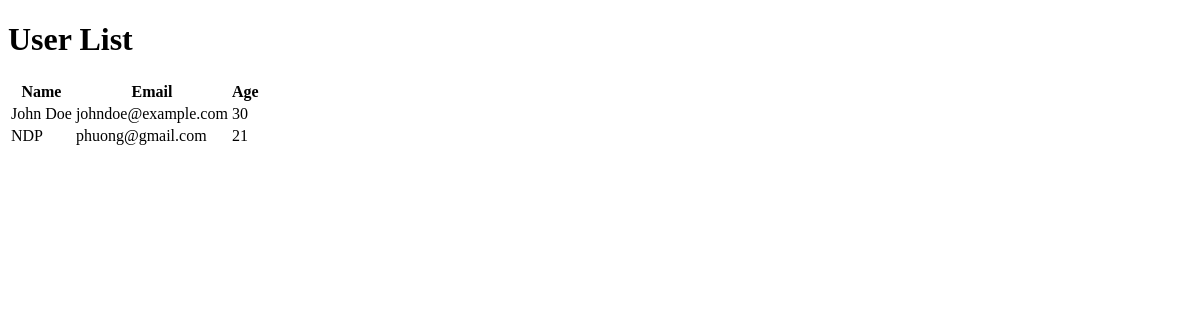
The page /home/user/ on the database as committed earlier.
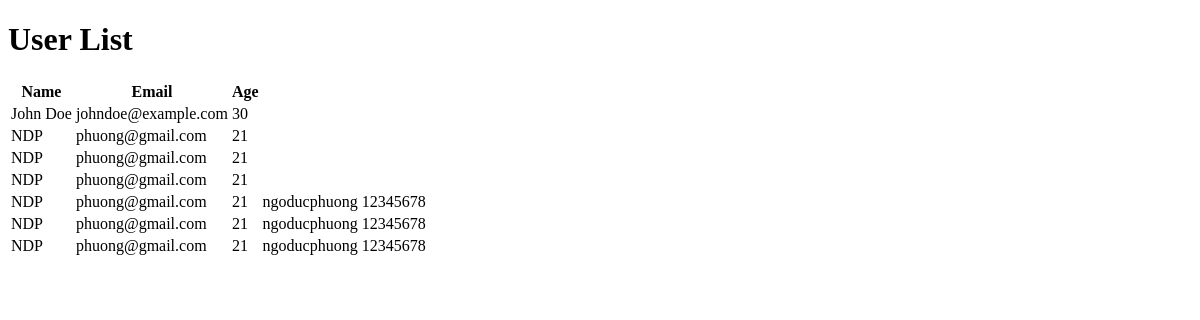
The same page on the database as committed later.
### home/models.py (models this page shows)
class users(models.Model):
    name = models.CharField(max_length=40)
    account = models.CharField(max_length=40)
    password = models.CharField(max_length=40)
    lc_number = models.CharField(max_length=40)
    age = models.IntegerField()
    email = models.EmailField()

### home/views.py (the view)
# urls.py: path('user/', views.user_list, name='user_list'),
def user_list(request):
    user = users.objects.all()
    return render(request, 'home/index.html', {'users': user})

### home/templates/home/index.html (shortened to what this page needs)
<!DOCTYPE html>
<html>
<head>
</head>
<body>
    <h1>User List</h1>
    <table>
        <thead>
            <tr>
                <th>Name</th>
                <th>Email</th>
                <th>Age</th>
            </tr>
        </thead>
        <tbody>
            {% for user in users %}
            <tr>
                <td>{{ user.name }}</td>
                <td>{{ user.email }}</td>
                <td>{{ user.age }}</td>
                <td>{{ user.account}}</td>
                <td>{{ user.password}}</td>
            </tr>
            {% endfor %}
        </tbody>
    </table>
</body>
</html>

Rows that differ between the two databases and show on the page:
added users: name "NDP", email "phuong@gmail.com", age "21"
added users: name "NDP", email "phuong@gmail.com", age "21"
added users: name "NDP", email "phuong@gmail.com", age "21", account "ngoducphuong", password "12345678"
added users: name "NDP", email "phuong@gmail.com", age "21", account "ngoducphuong", password "12345678"
added users: name "NDP", email "phuong@gmail.com", age "21", account "ngoducphuong", password "12345678"
